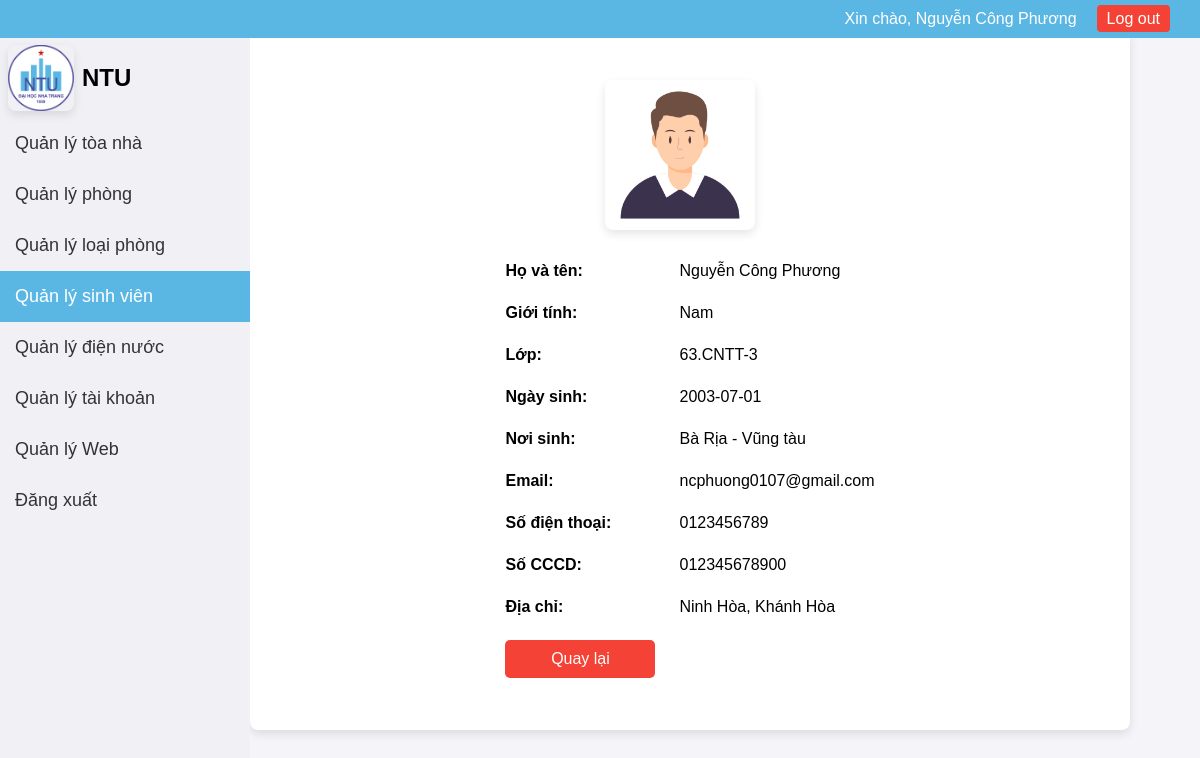
The app's page /detail.php?mssv=63135148 with its own data.
### tables this page shows
CREATE TABLE `sinhvien` (
  `SinhVienID` int(11) NOT NULL,
  `HoSV` varchar(255) DEFAULT NULL,
  `TenSV` varchar(255) DEFAULT NULL,
  `MSSV` varchar(20) DEFAULT NULL,
  `Lop` varchar(50) DEFAULT NULL,
  `GioiTinh` enum('Nam','Nữ') DEFAULT NULL,
  `NgaySinh` date DEFAULT NULL,
  `NoiSinh` varchar(255) DEFAULT NULL,
  `DiaChi` varchar(255) DEFAULT NULL,
  `Email` varchar(255) DEFAULT NULL,
  `SoDienThoai` varchar(15) DEFAULT NULL,
  `SoCCCD` varchar(20) DEFAULT NULL,
  `TaiKhoanID` varchar(10) DEFAULT NULL,
  `PhongID` int(11) DEFAULT NULL,
  `Anh` varchar(255) DEFAULT NULL
);

### detail.php (the view, shortened to what this page needs)
<!DOCTYPE html>
<html lang="en">
<head>
    <link rel="stylesheet" type="text/css" href="css/detail.css">
</head>
<body>
<?php
include('db_connect.php');
$mssv = $_GET['mssv'];
$sql = "SELECT * FROM SinhVien WHERE MSSV='$mssv'";
$result = mysqli_query($conn, $sql);
$student = mysqli_fetch_assoc($result);
?>
<div class="main-content">
    <form action="" method="post" enctype="multipart/form-data">
        <div class="preview-container">
            <img id="preview" src="images/<?php echo $student['Anh']?>" alt="Ảnh sinh viên" width="150px" height="150px">
        </div>
        <table style="display: flex; justify-content:center">
            <tr class="info-row">
                <td>Họ và tên: </td>
                <td><?php echo $student['HoSV'] . ' ' . $student['TenSV']; ?></td>
            </tr>
            <tr class="info-row">
                <td>Giới tính: </td>
                <td><?php echo $student['GioiTinh']; ?></td>
            </tr>
            <tr class="info-row">
                <td>Lớp: </td>
                <td><?php echo $student['Lop']; ?></td>
            </tr>
            <tr class="info-row">
                <td>Ngày sinh: </td>
                <td><?php echo $student['NgaySinh']; ?></td>
            </tr>
            <tr class="info-row">
                <td>Nơi sinh: </td>
                <td><?php echo $student['NoiSinh']; ?></td>
            </tr>
            <tr class="info-row">
                <td>Email: </td>
                <td><?php echo $student['Email']; ?></td>
            </tr>
            <tr class="info-row">
                <td>Số điện thoại: </td>
                <td><?php echo $student['SoDienThoai']; ?></td>
            </tr>
            <tr class="info-row">
                <td>Số CCCD: </td>
                <td><?php echo $student['SoCCCD']; ?></td>
            </tr>
            <tr class="info-row">
                <td>Địa chỉ: </td>
                <td><?php echo $student['DiaChi']; ?></td>
            </tr>
            <tr>
                <td colspan="2">
                    <button type="button" onclick="history.back()" class="back-btn">Quay lại</button>
                </td>
            </tr>
        </table>
    </form>
</div>
</body>
</html>

### css/detail.css (style rules this page uses)
table tr:last-child td { text-align: center; }
button { width: auto; margin: 0 auto; display: block; }
body { font-family: Arial, sans-serif; background-color: #f4f4f9; margin: 0; padding: 0; }
.main-content { width: 70%; margin: 30px auto; background-color: #ffffff; padding: 30px; border-radius: 8px; box-shadow: 0 4px 10px rgba(0, 0, 0, 0.1); }
table { width: 100%; border-collapse: collapse; margin-top: 20px; }
td { padding: 12px; text-align: left; }
td:first-child { font-weight: bold; width: 150px; }
img { border-radius: 8px; box-shadow: 0 4px 10px rgba(0, 0, 0, 0.1); }
button { width: 100%; padding: 12px; background-color: #4CAF50; color: white; border: none; border-radius: 5px; cursor: pointer; font-size: 16px; }
.preview-container { display: flex; justify-content: center; align-items: center; margin-bottom: 20px; }
.preview-container img { margin-right: 20px; }
.info-row { display: flex; align-items: center; }
.back-btn { background-color: #007bff; color: white; border: none; border-radius: 5px; padding: 10px 20px; text-decoration: none; cursor: pointer; font-size: 16px; display: inline-block; margin-bottom: 20px; }

### css/style.css (style rules this page uses)
* { margin: 0px; padding: 0px; }
a { text-decoration: none; }
.sidebar { width: 250px; background-color: #f0f0f5; height: 100vh; position: fixed; top: 38px; font-family: Arial, sans-serif; z-index: 1; }
.sidebar ul { list-style-type: none; padding: 0; }
.sidebar ul li { padding: 0; text-align: left; }
.sidebar ul li a { text-decoration: none; color: #333; font-size: 18px; display: block; padding: 15px; width: 100%; height: 100%; box-sizing: border-box; font-family: Arial, sans-serif; }
.sidebar ul li a.active { background-color: #5AB7E4; color: #fff; }
.main-content { margin-left: 250px; padding: 20px; padding-top: 50px; font-family: Arial, sans-serif; }
.logo { height: 80px; display: flex; align-items: center; color: #000000; }
.logo img { margin: 8px; width: 66px; }
.logo span { font-size: 24px; font-weight: bold; }
.headerbar { position: fixed; top: 0; left: 0; width: calc(100%); background-color: #5AB7E4; color: #fff; padding: 10px 20px; display: flex; justify-content: flex-end; align-items: center; z-index: 1; }
.welcome-message { margin-right: 20px; font-size: 16px; }
.logout a { color: #fff; text-decoration: none; font-size: 16px; padding: 5px 10px; background-color: #f44336; border-radius: 4px; transition: background-color 0.3s ease; margin-right: 50px; }

### css/student.css (style rules this page uses)
a { text-decoration: none; }
header, .sidebar { margin-bottom: 20px; }
button { padding: 10px 20px; background-color: #5AB7E4; color: white; border: none; cursor: pointer; }
button[type="button"] { background-color: #f44336; }
form { width: 100%; margin: 0 auto; }

### css/account.css (style rules this page uses)
a { text-decoration: none; }
header, .sidebar { margin-bottom: 20px; }
button { padding: 10px 20px; background-color: #5AB7E4; color: white; border: none; cursor: pointer; }
button[type="button"] { background-color: #f44336; }
form { width: 100%; margin: 0 auto; }

### css/room.css (style rules this page uses)
a { text-decoration: none; }
header, .sidebar { margin-bottom: 20px; }
button { padding: 10px 20px; background-color: #5AB7E4; color: white; border: none; cursor: pointer; }
button[type="button"] { background-color: #f44336; }
form { width: 100%; margin: 0 auto; }

### records on screen
sinhvien: Anh (picture), HoSV "Nguyễn Công", TenSV "Phương", GioiTinh "Nam", Lop "63.CNTT-3", NgaySinh "2003-07-01", NoiSinh "Bà Rịa - Vũng tàu", Email "ncphuong0107@gmail.com", SoDienThoai "0123456789", SoCCCD "012345678900", DiaChi "Ninh Hòa, Khánh Hòa"
